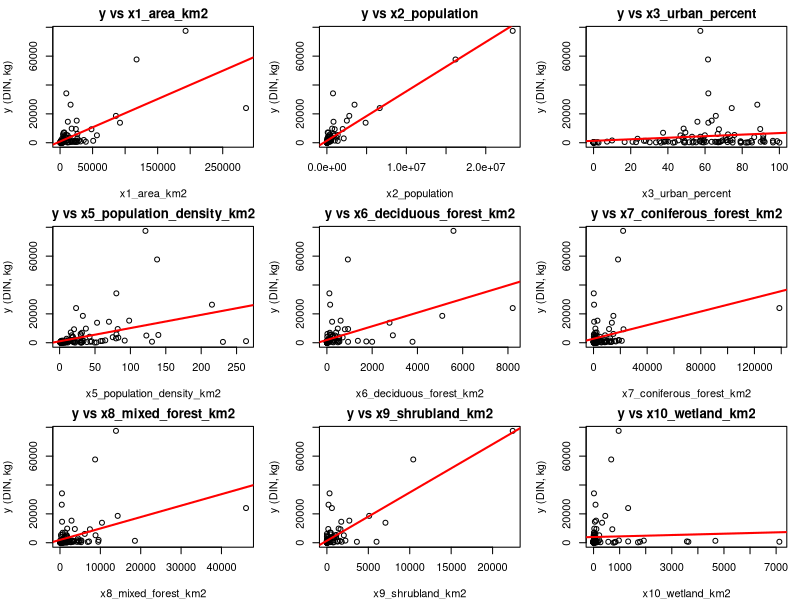
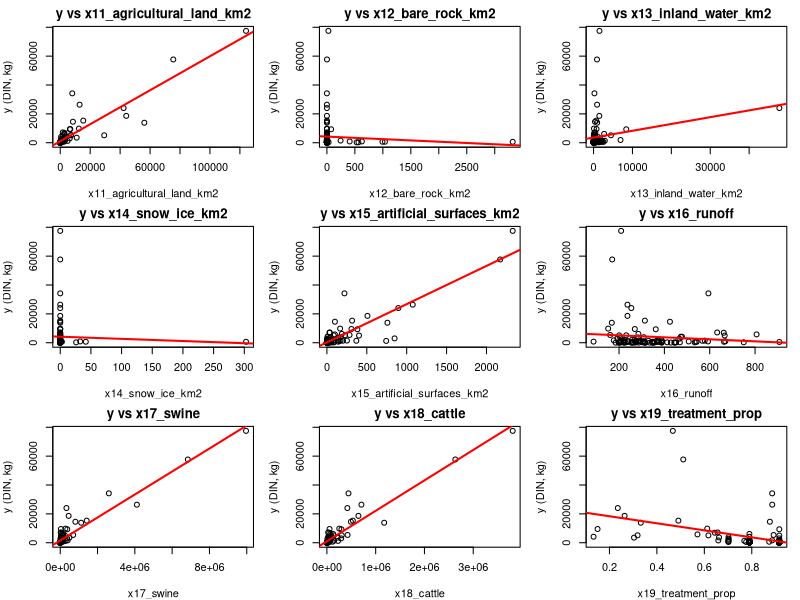
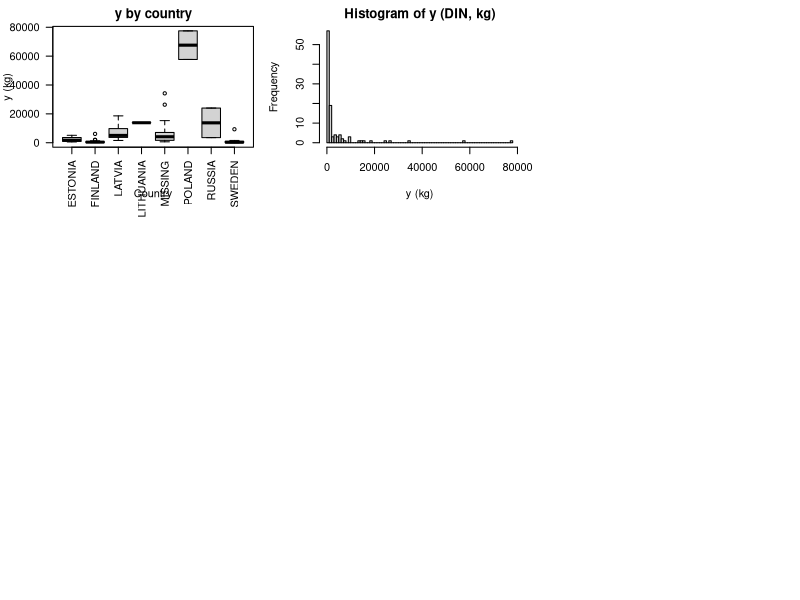
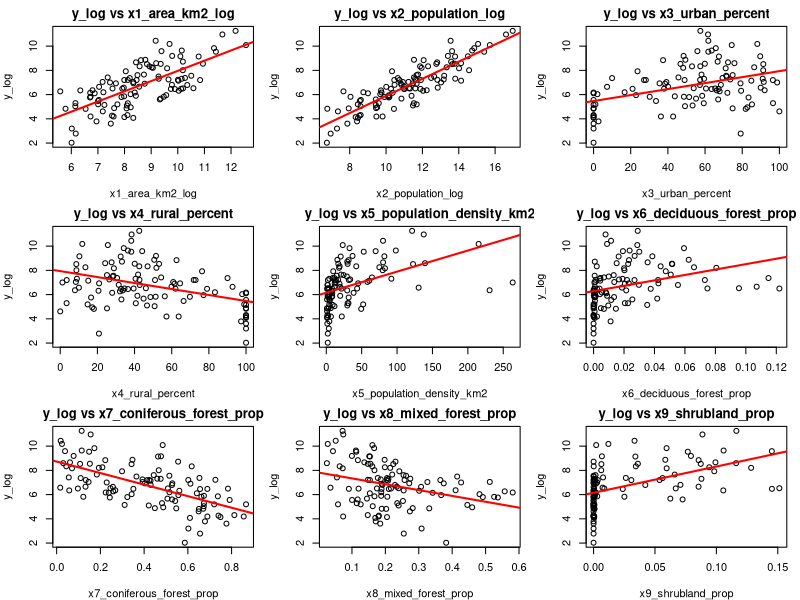
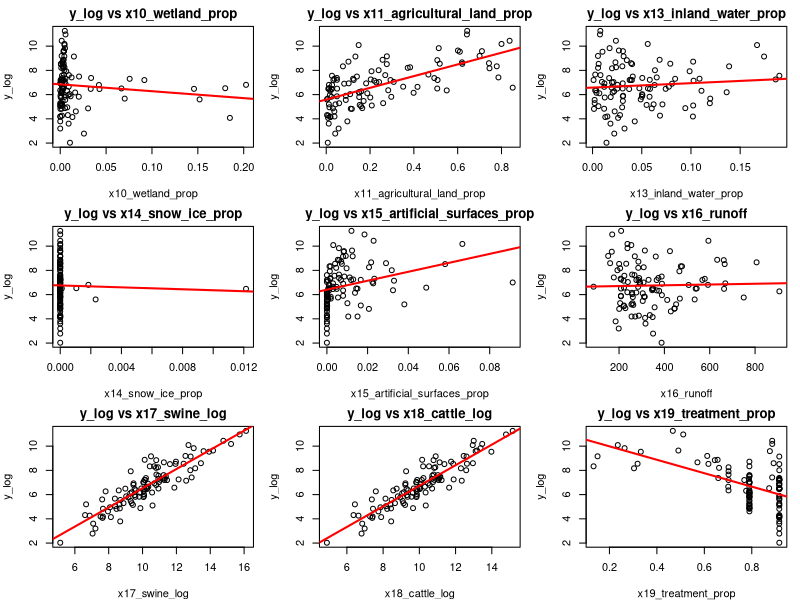
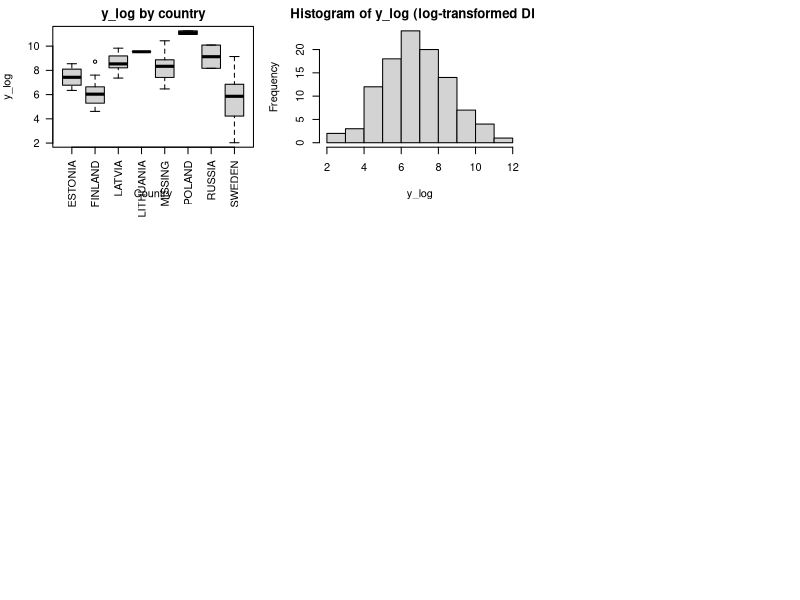
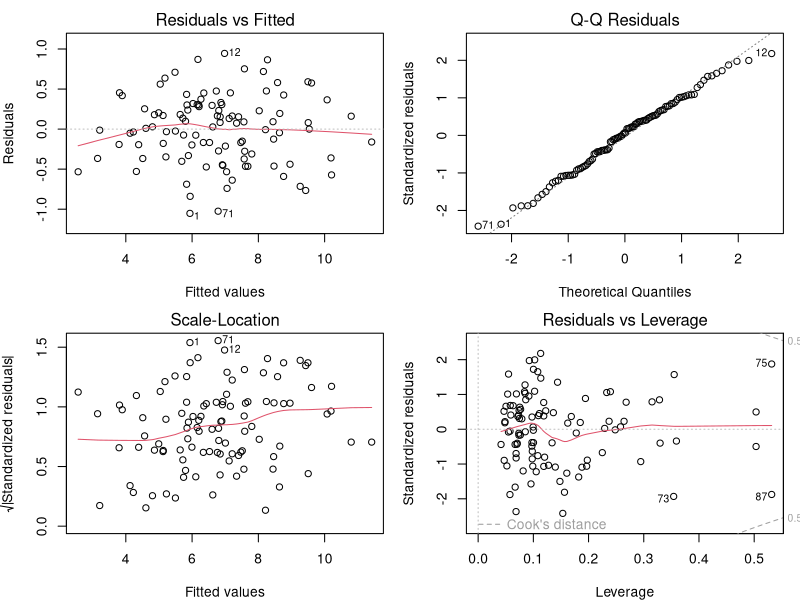
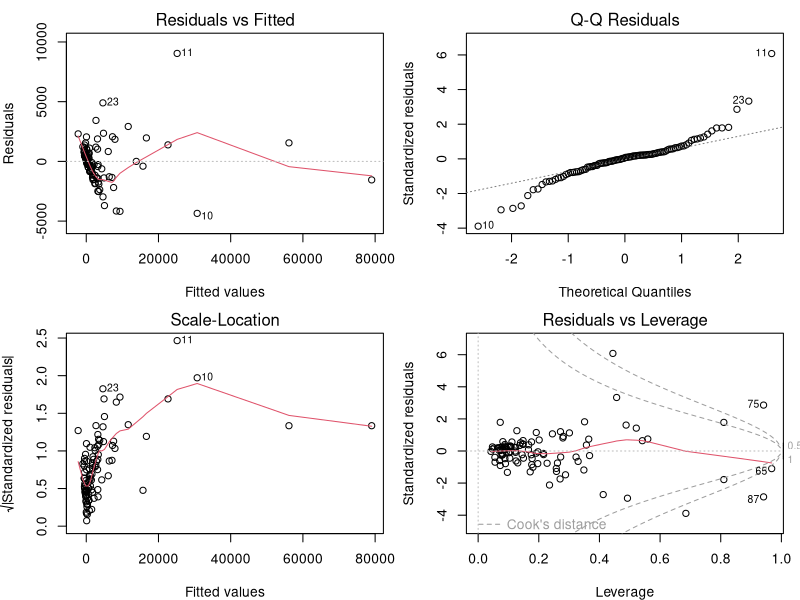

Recreate these plots in R, in order.
## ---- chunk 1
options(stringsAsFactors = FALSE)
set.seed(5021)
knitr::opts_chunk$set(echo = FALSE, message = FALSE, warning = FALSE)
## ---- chunk 2
# Läs in data
dat_raw <- read.csv("baltic_DIN.csv", sep = ",", header = TRUE, check.names = FALSE)

# Arbetskopia
df <- dat_raw

# Enheter och nya namn
df$x1_area_km2 <- df$x1 * 0.01
df$x2_population <- df$x2
df$x3_urban_percent <- df$x3
df$x4_rural_percent <- df$x4
df$x5_population_density_km2 <- df$x5
df$x6_deciduous_forest_km2      <- df$x6  * 0.01
df$x7_coniferous_forest_km2     <- df$x7  * 0.01
df$x8_mixed_forest_km2          <- df$x8  * 0.01
df$x9_shrubland_km2             <- df$x9  * 0.01
df$x10_wetland_km2              <- df$x10 * 0.01
df$x11_agricultural_land_km2    <- df$x11 * 0.01
df$x12_bare_rock_km2            <- df$x12 * 0.01
df$x13_inland_water_km2         <- df$x13 * 0.01
df$x14_snow_ice_km2             <- df$x14 * 0.01
df$x15_artificial_surfaces_km2  <- df$x15 * 0.01
df$x16_runoff <- df$x16
df$x17_swine  <- df$x17
df$x18_cattle <- df$x18
df$x19_treatment_prop <- df$x19/100
df$x20_country <- df$x20
df$x20_country[is.na(df$x20_country) | df$x20_country == "" ] <- "MISSING"
df$x20_country <- factor(df$x20_country)
df$sweden_group <- factor(ifelse(df$x20_country == "SWEDEN", "Sweden", "Non-Sweden"),
                          levels = c("Non-Sweden","Sweden"))

# Hjälpfunktion för loggar
log1p_safe <- function(z) log1p(pmax(z, 0))

# Respons och loggar
df$y_log <- log1p_safe(df$y)
df$x1_area_km2_log    <- log1p_safe(df$x1_area_km2)
df$x2_population_log  <- log1p_safe(df$x2_population)
df$x17_swine_log      <- log1p_safe(df$x17_swine)
df$x18_cattle_log     <- log1p_safe(df$x18_cattle)

# Andelar av total area
area_total <- df$x1_area_km2
df$x6_deciduous_forest_prop     <- df$x6_deciduous_forest_km2     / area_total
df$x7_coniferous_forest_prop    <- df$x7_coniferous_forest_km2    / area_total
df$x8_mixed_forest_prop         <- df$x8_mixed_forest_km2         / area_total
df$x9_shrubland_prop            <- df$x9_shrubland_km2            / area_total
df$x10_wetland_prop             <- df$x10_wetland_km2             / area_total
df$x11_agricultural_land_prop   <- df$x11_agricultural_land_km2   / area_total
df$x12_bare_rock_prop           <- df$x12_bare_rock_km2           / area_total
df$x13_inland_water_prop        <- df$x13_inland_water_km2        / area_total
df$x14_snow_ice_prop            <- df$x14_snow_ice_km2            / area_total
df$x15_artificial_surfaces_prop <- df$x15_artificial_surfaces_km2 / area_total

# Loggar för areor (x6–x15)
df$x6_deciduous_forest_km2_log      <- log1p_safe(df$x6_deciduous_forest_km2)
df$x7_coniferous_forest_km2_log     <- log1p_safe(df$x7_coniferous_forest_km2)
df$x8_mixed_forest_km2_log          <- log1p_safe(df$x8_mixed_forest_km2)
df$x9_shrubland_km2_log             <- log1p_safe(df$x9_shrubland_km2)
df$x10_wetland_km2_log              <- log1p_safe(df$x10_wetland_km2)
df$x11_agricultural_land_km2_log    <- log1p_safe(df$x11_agricultural_land_km2)
df$x12_bare_rock_km2_log            <- log1p_safe(df$x12_bare_rock_km2)
df$x13_inland_water_km2_log         <- log1p_safe(df$x13_inland_water_km2)
df$x14_snow_ice_km2_log             <- log1p_safe(df$x14_snow_ice_km2)
df$x15_artificial_surfaces_km2_log  <- log1p_safe(df$x15_artificial_surfaces_km2)

# Lagrar sammanräkningar för inline-text
country_tbl  <- table(df$x20_country)
## ---- chunk 3
country_counts <- table(df$x20_country)
country_text <- sprintf("%s (%d)", names(country_counts), as.integer(country_counts))
# Create line breaks every 3-4 countries
cat(paste(country_text, collapse = ", "))
## ---- chunk 4
numeric_x <- c("x1_area_km2","x2_population","x3_urban_percent","x5_population_density_km2",
               "x6_deciduous_forest_km2","x7_coniferous_forest_km2","x8_mixed_forest_km2",
               "x9_shrubland_km2","x10_wetland_km2","x11_agricultural_land_km2",
               "x12_bare_rock_km2","x13_inland_water_km2","x14_snow_ice_km2",
               "x15_artificial_surfaces_km2","x16_runoff","x17_swine","x18_cattle",
               "x19_treatment_prop")
par(mfrow=c(3,3), mar=c(4,4,2,1))
for (v in numeric_x) {
  plot(df[[v]], df$y, xlab=v, ylab="y (DIN, kg)", main=paste("y vs", v))
  abline(lm(df$y ~ df[[v]]), col="red", lwd=2)
}
## ---- chunk 5
boxplot(y ~ x20_country, data=df, main="y by country", xlab="Country", ylab="y (kg)", las=2)
## ---- chunk 6
hist(df$y, breaks="FD", main="Histogram of y (DIN, kg)", xlab="y (kg)")
## ---- chunk 7
vars_trans <- c("x1_area_km2_log","x2_population_log","x3_urban_percent","x4_rural_percent","x5_population_density_km2",
                "x6_deciduous_forest_prop","x7_coniferous_forest_prop","x8_mixed_forest_prop",
                "x9_shrubland_prop","x10_wetland_prop","x11_agricultural_land_prop",
                "x13_inland_water_prop","x14_snow_ice_prop","x15_artificial_surfaces_prop",
                "x16_runoff","x17_swine_log","x18_cattle_log","x19_treatment_prop")
par(mfrow=c(3,3), mar=c(4,4,2,1))
for (v in vars_trans) {  
  plot(df[[v]], df$y_log, xlab=v, ylab="y_log", main=paste("y_log vs", v))
  abline(lm(df$y_log ~ df[[v]]), col="red", lwd=2)
}
## ---- chunk 8
boxplot(y_log ~ x20_country, data=df, main="y_log by country", xlab="Country", ylab="y_log", las=2)
## ---- chunk 9
hist(df$y_log, breaks="FD", main="Histogram of y_log (log-transformed DIN)", xlab="y_log")
## ---- chunk 10
form_full_log <- y_log ~ x1_area_km2_log + x2_population_log + x3_urban_percent +
  x6_deciduous_forest_prop + x7_coniferous_forest_prop + x8_mixed_forest_prop +
  x9_shrubland_prop + x10_wetland_prop + x11_agricultural_land_prop +
  x13_inland_water_prop + x14_snow_ice_prop + x15_artificial_surfaces_prop +
  x16_runoff + x17_swine_log + x18_cattle_log + x19_treatment_prop + x20_country
fit_full_log <- lm(form_full_log, data=df)
summary(fit_full_log)
## ---- chunk 11
fit_step_log <- MASS::stepAIC(fit_full_log, direction="both", trace=FALSE)
summary(fit_step_log)
## ---- chunk 12
vif_numeric <- function(model, data){
  tt <- terms(model)
  labs <- attr(tt, "term.labels")
  num_vars <- labs[sapply(labs, function(v) is.numeric(data[[v]]))]
  out <- setNames(numeric(length(num_vars)), num_vars)
  for (v in num_vars) {
    others <- setdiff(num_vars, v)
    if (length(others) == 0) { out[v] <- NA_real_; next }
    r2 <- summary(lm(as.formula(paste(v, "~", paste(others, collapse="+"))), data=data))$r.squared
    out[v] <- 1/(1 - r2)
  }
  out
}
vif_full_log <- vif_numeric(fit_full_log, df)
vif_step_log <- vif_numeric(fit_step_log, df)
vif_full_log
## ---- chunk 13
vif_step_log
## ---- chunk 14
par(mfrow=c(2,2)); plot(fit_step_log) 
## ---- chunk 15
form_full_raw <- y ~ x1_area_km2 + x2_population + x3_urban_percent +
  x6_deciduous_forest_prop + x7_coniferous_forest_prop + x8_mixed_forest_prop +
  x9_shrubland_prop + x10_wetland_prop + x11_agricultural_land_prop +
  x13_inland_water_prop + x14_snow_ice_prop + x15_artificial_surfaces_prop +
  x16_runoff + x17_swine + x18_cattle + x19_treatment_prop + x20_country
fit_full_raw <- lm(form_full_raw, data=df)
summary(fit_full_raw)
## ---- chunk 16
par(mfrow=c(2,2)); plot(fit_full_raw)
## ---- chunk 17
form_no_country <- y_log ~ x1_area_km2_log + x2_population_log + x3_urban_percent +
  x6_deciduous_forest_prop + x7_coniferous_forest_prop + x8_mixed_forest_prop +
  x9_shrubland_prop + x10_wetland_prop + x11_agricultural_land_prop +
  x13_inland_water_prop + x14_snow_ice_prop + x15_artificial_surfaces_prop +
  x16_runoff + x17_swine_log + x18_cattle_log + x19_treatment_prop
fit_no_country <- lm(form_no_country, data=df)
fit_step_no_country <- MASS::stepAIC(fit_no_country, direction="both", trace=FALSE)
formula(fit_step_no_country)

form_step_sweden <- update(formula(fit_step_no_country), . ~ . + sweden_group)
fit_step_sweden <- lm(form_step_sweden, data=df)

selected_vars <- all.vars(formula(fit_step_no_country))[-1]
form_step_interact <- as.formula(paste("y_log ~ (", paste(selected_vars, collapse=" + "), ") * sweden_group"))
fit_step_interact <- lm(form_step_interact, data=df)

anova(fit_step_sweden, fit_step_interact)   # interaktioner
## ---- chunk 18
anova(fit_step_no_country, fit_step_sweden) # huvudeffekt
## ---- chunk 19
par(mfrow=c(2,2)); plot(fit_step_sweden)
## ---- chunk 20
smearing_factor <- function(fit) mean(exp(residuals(fit)))

loocv_rmse <- function(formula, data, response_is_log = FALSE, use_smearing = FALSE) {
  n <- nrow(data); se <- numeric(n); skipped <- 0
  for (i in seq_len(n)) {
    train <- data[-i, , drop=FALSE]; test <- data[i, , drop=FALSE]
    tryCatch({
      fit_i <- lm(formula, data=train)
      if (response_is_log) {
        pred_log <- as.numeric(predict(fit_i, newdata=test))
        if (use_smearing) {
          sm <- smearing_factor(fit_i); pred <- exp(pred_log) * sm - 1
        } else pred <- exp(pred_log) - 1
      } else pred <- as.numeric(predict(fit_i, newdata=test))
      se[i] <- (test$y - pred)^2
    }, error=function(e){ se[i] <<- NA; skipped <<- skipped + 1 })
  }
  sqrt(mean(se, na.rm=TRUE))
}
## ---- chunk 21
# A: log y + log-arealer
form_A <- y_log ~ x1_area_km2_log + x2_population_log + x3_urban_percent +
  x6_deciduous_forest_km2_log + x7_coniferous_forest_km2_log + x8_mixed_forest_km2_log +
  x9_shrubland_km2_log + x10_wetland_km2_log + x11_agricultural_land_km2_log +
  x13_inland_water_km2_log + x14_snow_ice_km2_log + x15_artificial_surfaces_km2_log +
  x16_runoff + x17_swine_log + x18_cattle_log + x19_treatment_prop + x20_country
fit_A <- lm(form_A, data=df)
rmse_A <- loocv_rmse(form_A, df, response_is_log=TRUE, use_smearing=TRUE)
adjr2_A <- summary(fit_A)$adj.r.squared

# B: log y + andelar
form_B <- y_log ~ x1_area_km2_log + x2_population_log + x3_urban_percent +
  x6_deciduous_forest_prop + x7_coniferous_forest_prop + x8_mixed_forest_prop +
  x9_shrubland_prop + x10_wetland_prop + x11_agricultural_land_prop +
  x13_inland_water_prop + x14_snow_ice_prop + x15_artificial_surfaces_prop +
  x16_runoff + x17_swine_log + x18_cattle_log + x19_treatment_prop + x20_country
fit_B <- lm(form_B, data=df)
rmse_B <- loocv_rmse(form_B, df, response_is_log=TRUE, use_smearing=TRUE)
adjr2_B <- summary(fit_B)$adj.r.squared

# C: rå y + råa areor
form_C <- y ~ x1_area_km2 + x2_population + x3_urban_percent +
  x6_deciduous_forest_km2 + x7_coniferous_forest_km2 + x8_mixed_forest_km2 +
  x9_shrubland_km2 + x10_wetland_km2 + x11_agricultural_land_km2 +
  x13_inland_water_km2 + x14_snow_ice_km2 + x15_artificial_surfaces_km2 +
  x16_runoff + x17_swine + x18_cattle + x19_treatment_prop + x20_country
fit_C <- lm(form_C, data=df)
rmse_C <- loocv_rmse(form_C, df, response_is_log=FALSE, use_smearing=FALSE)
adjr2_C <- summary(fit_C)$adj.r.squared

data.frame(
  Model = c("LOG-RESP + LOG-AREAS (A)", "LOG-RESP + PROP-AREAS (B)", "RAW-RESP + RAW-ALL (C)"),
  LOOCV_RMSE = c(rmse_A, rmse_B, rmse_C),
  Relativt_prediktionsfel = c(rmse_A/sd(df$y), rmse_B/sd(df$y), rmse_C/sd(df$y)),
  Adj_R2 = c(adjr2_A, adjr2_B, adjr2_C)
)
## ---- chunk 22
fit_A_step <- MASS::stepAIC(fit_A, direction="both", trace=FALSE)
fit_B_step <- MASS::stepAIC(fit_B, direction="both", trace=FALSE)
fit_C_step <- MASS::stepAIC(fit_C, direction="both", trace=FALSE)

summary(fit_A_step)
summary(fit_C_step)
## ---- chunk 23
form_A_step <- formula(fit_A_step)
form_B_step <- formula(fit_B_step)
form_C_step <- formula(fit_C_step)

fit_A_step2 <- lm(form_A_step, data=df)
fit_B_step2 <- lm(form_B_step, data=df)
fit_C_step2 <- lm(form_C_step, data=df)

rmse_A_step <- loocv_rmse(form_A_step, df, response_is_log=TRUE,  use_smearing=TRUE)
rmse_B_step <- loocv_rmse(form_B_step, df, response_is_log=TRUE,  use_smearing=TRUE)
rmse_C_step <- loocv_rmse(form_C_step, df, response_is_log=FALSE, use_smearing=FALSE)

adjr2_A_step <- summary(fit_A_step2)$adj.r.squared
adjr2_B_step <- summary(fit_B_step2)$adj.r.squared
adjr2_C_step <- summary(fit_C_step2)$adj.r.squared

data.frame(
  Model = c("A_step (LOG-RESP + LOG-AREAS, stepAIC)",
            "B_step (LOG-RESP + PROP-AREAS, stepAIC)",
            "C_step (RAW-RESP + RAW, stepAIC)"),
  LOOCV_RMSE = c(rmse_A_step, rmse_B_step, rmse_C_step),
  Relativt_prediktionsfel = c(rmse_A_step/sd(df$y), rmse_B_step/sd(df$y), rmse_C_step/sd(df$y)),
  Adj_R2 = c(adjr2_A_step, adjr2_B_step, adjr2_C_step)
)

## ---- chunk 24
summary(fit_A_step)
## ---- chunk 25
par(mfrow=c(2,2)); plot(fit_A_step2)
